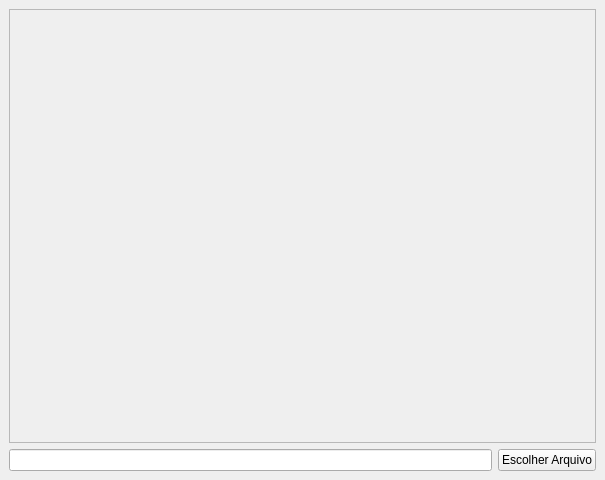
<?xml version="1.0" encoding="UTF-8"?>
<ui version="4.0">
 <class>MainWindow</class>
 <widget class="QMainWindow" name="MainWindow">
  <property name="geometry">
   <rect>
    <x>0</x>
    <y>0</y>
    <width>605</width>
    <height>480</height>
   </rect>
  </property>
  <property name="windowTitle">
   <string>Redimencionar Imagem</string>
  </property>
  <widget class="QWidget" name="centralwidget">
   <layout class="QGridLayout" name="gridLayout">
    <item row="1" column="0">
     <widget class="QLineEdit" name="inputAbrirarquivo"/>
    </item>
    <item row="1" column="1">
     <widget class="QPushButton" name="btnEscolherarquivo">
      <property name="text">
       <string>Escolher Arquivo</string>
      </property>
     </widget>
    </item>
    <item row="0" column="0" colspan="2">
     <widget class="QScrollArea" name="scrollArea">
      <property name="widgetResizable">
       <bool>true</bool>
      </property>
      <widget class="QWidget" name="scrollAreaWidgetContents">
       <property name="geometry">
        <rect>
         <x>0</x>
         <y>0</y>
         <width>589</width>
         <height>424</height>
        </rect>
       </property>
       <layout class="QGridLayout" name="gridLayout_2">
        <item row="0" column="0">
         <widget class="QLabel" name="labelImg">
          <property name="text">
           <string/>
          </property>
         </widget>
        </item>
       </layout>
      </widget>
     </widget>
    </item>
   </layout>
  </widget>
 </widget>
 <resources/>
 <connections/>
</ui>
